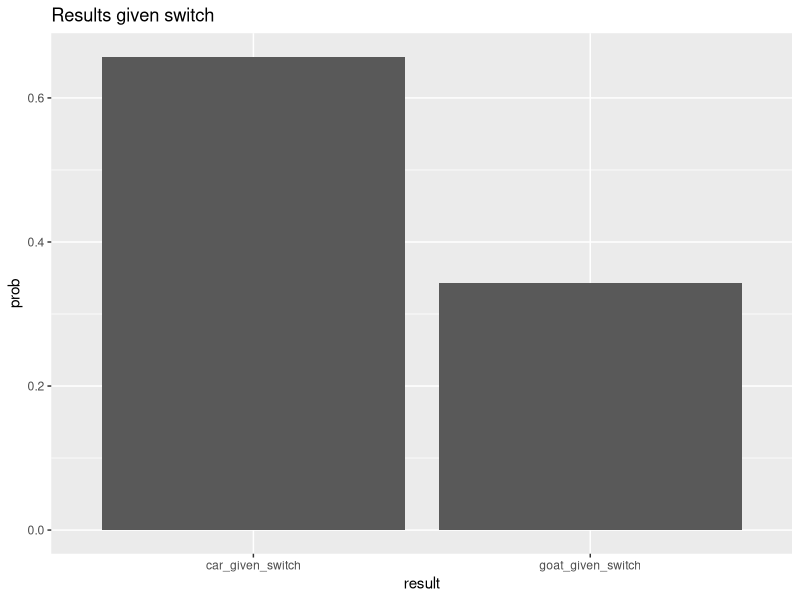
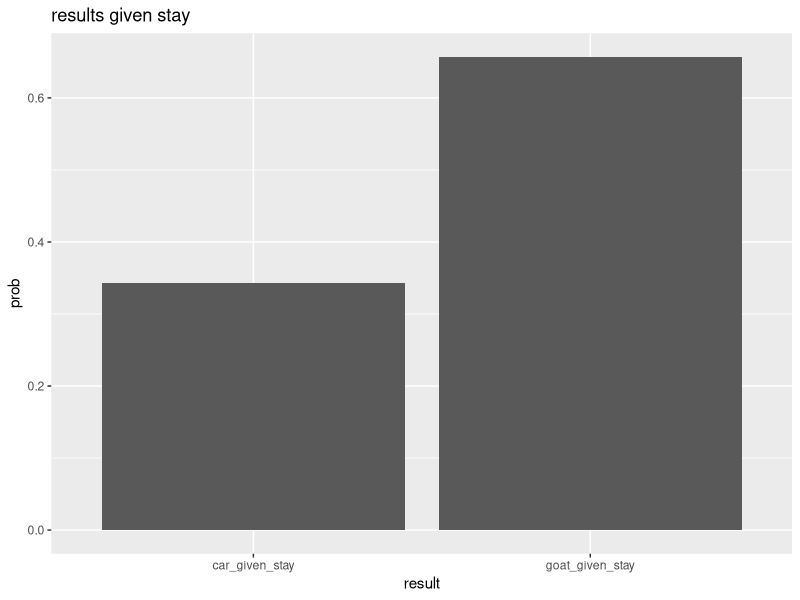

The R script that drew these images, in order:
library(dplyr)
library(ggplot2)
library(knitr)
set.seed(42)
## Assignment # 2

## R-script that outputs the probabilities and variances
## Should include proof of correct answer: Chart and Table

## Total number of simulations
sim_n <- 1000

## This simulates the number of initial choices
sim_initial_choice <- function(n = sim_n) {
        
        pick <- runif(n)
        ifelse(pick <= .33, 'door_1'
               , ifelse(pick <= .66, 'door_2', 'door_3'))
}

## This simulates the choice a contestant would make 
## assuming the car is behind door #1 and they choose to make a switch
sim_switch_choice <- function(n = sim_n, df = initial_choice_df) {
        
        df[,2] <- NA; df[,3] <- NA
        names(df)[2:3] <- c("final_choice", "result")
        for(i in 1:n) {
                if(df[i, "initial_choice"] == "door_1") {
                        choice <- runif(1)
                        df[i, "final_choice"] <- ifelse(choice > .50
                               , "door_2"
                               , "door_3")
                        df[i, "result"] <- "goat_given_switch"
                } 
                else {
                        df[i, "final_choice"] <- "door_1"
                        df[i, "result"] <- "car_given_switch"
                }
        }
        df
}

## This simulates the choice a contestant would make 
## assuming the car is behind door #1 and they choose to make a switch
sim_stay_choice <- function(n = sim_n, df = initial_choice_df) {
        
        df[,2] <- NA; df[,3] <- NA
        names(df)[2:3] <- c("final_choice", "result")
        for(i in 1:n) {
                choice <- df[i, "initial_choice"]
                if(choice == "door_1") {
                        df[i, "final_choice"] <- "door_1"
                        df[i, "result"] <- "car_given_stay"
                } 
                else if(choice == "door_2") {
                        df[i, "final_choice"] <- "door_2"
                        df[i, "result"] <- "goat_given_stay"
                }
                else {
                        df[i, "final_choice"] <- "door_3"
                        df[i, "result"] <- "goat_given_stay"
                        
                }
        }
        df
}

## summarise the results and return a data Frame
## also add a column for the probability of results 
## given a car or a goat output
result_summary <- function(df, sim_n) {
        
        df <- df %>% 
                count(initial_choice, final_choice, result) %>%
                mutate(prob = n/sim_n) 
        
}

## Plot the initial results
plot_summary <- function(df, title) {
        
        ggplot(df, aes(x = result, y = prob)) +
                geom_bar(stat = "identity") + 
                ggtitle(title)
        
}

## run the pick simulation
initial_choice <- sim_initial_choice()

## what are the counts of results in the simulation
## and their probabilities
table(initial_choice)
table(initial_choice)/sim_n

## Convert choice list to DataFrame
initial_choice_df <- as.data.frame(initial_choice)

## Run second pick simulation -- either switch or stay
switch_df <- sim_switch_choice(sim_n, initial_choice_df)
stay_df <- sim_stay_choice(sim_n, initial_choice_df)

## Run the result summary function to see the probabilities
## and results
switch_df_agg <- result_summary(switch_df, sim_n)
switch_df_agg 
stay_df_agg <- result_summary(stay_df, sim_n)
stay_df_agg

## Plot the results
plot_summary(switch_df_agg, "Results given switch")
plot_summary(stay_df_agg, "results given stay")

